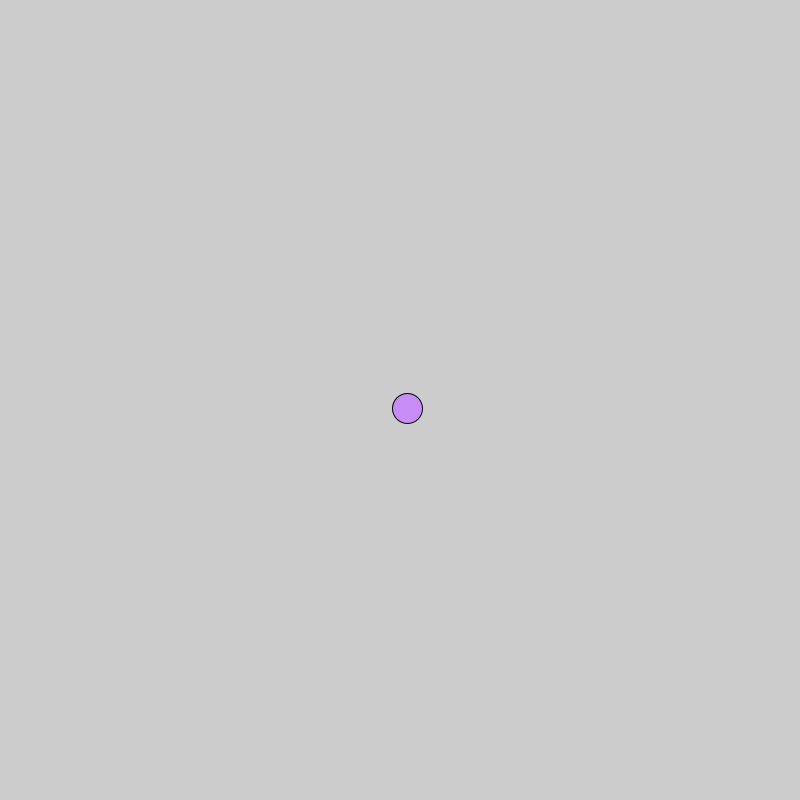
Frame 1 (no input)
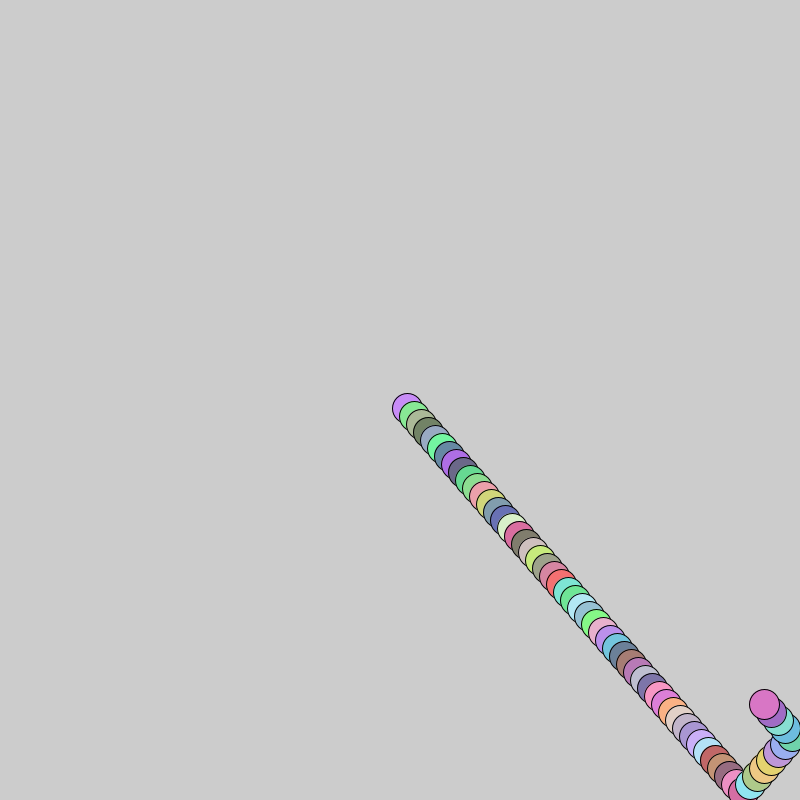
Frame 60 (the mouse pressed at the canvas centre just before this capture)
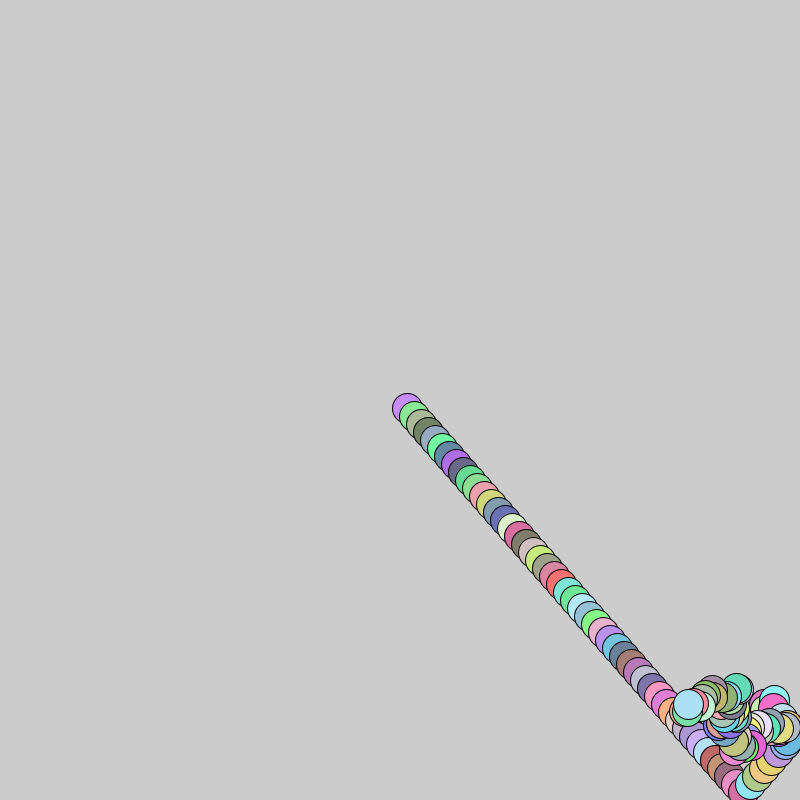
Frame 120 (the mouse held since frame 60 and released just before this capture)

The Processing sketch that drew these frames (run headless with seeded random() and noise(); from frame 60 on, the mouse is pressed at the canvas centre):

// Processing sketch: processing_103784
// ── processing_103784.pde

float ballX;
float ballY;
float vx; // x velocity
float vy; // y velocity
int size = 30;

void setup()
{
  size(800, 800);
  
  // set initial position (in the middle of the screen)
  ballX = width / 2;
  ballY = height / 2;
  vx= 7;
  vy=8;
  
  // ADD - set initial velocity
}

void draw()
{
  moveBall();
  drawBall();
}

void moveBall()
{
  // ADD - update the ball's position by adding it's velocity (both vx and vy)
  
  // check if the ball over the left or right edges of the screen
  if (ballX < 0+size/2 || ballX > (width - size/2))
  {
    vx = -vx;
    // ADD - bounce off the left or right side of the screen
  }
  
  // check if the ball over the top or bottom edges of the screen
  if (ballY < 0+size/2 || ballY > (height-size/2))
  {
    vy = -vy;
    // ADD - bounce off the floor or ceiling
  }
  
  if(mousePressed)
  {
   vx = random(-10,10);
   vy= random(-10,10);
  }
}

void drawBall()
{
  int r = (int)random(100,255);
  int g = (int)random(100,255);
  int b = (int)random(100,255);
  
  ballX+= vx; 
  ballY+=vy;
  fill(r, g, b);
  ellipse(ballX, ballY, size, size);
}
